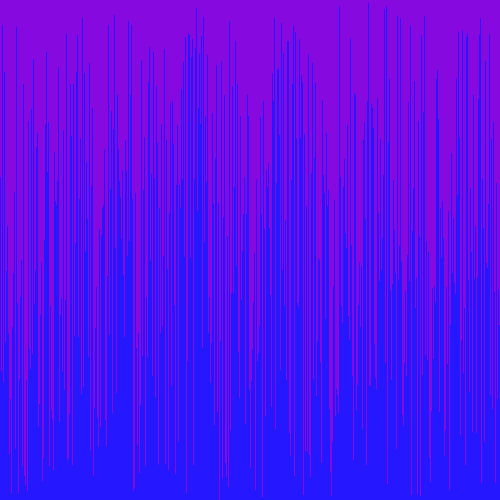
Frame 1 (no input)
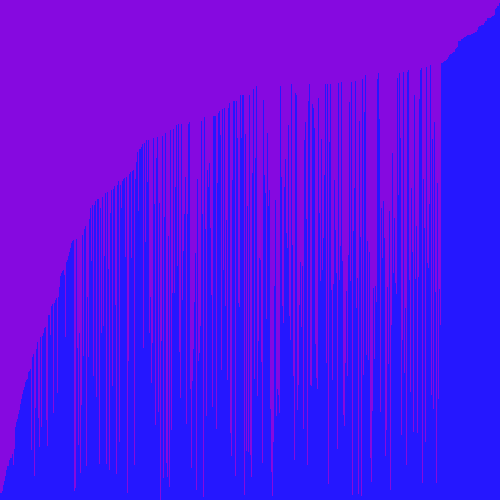
Frame 60 (the mouse pressed at the canvas centre just before this capture)
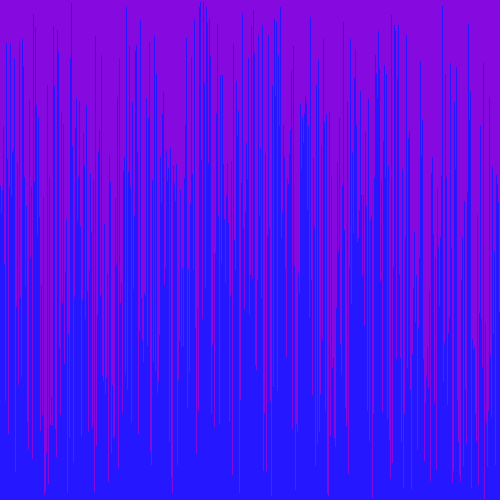
Frame 120 (the mouse held since frame 60 and released just before this capture)

The Processing sketch that drew these frames (run headless with seeded random() and noise(); from frame 60 on, the mouse is pressed at the canvas centre):

// Processing sketch: VisualArraySorter
// ── VisualArraySorter.pde
//1. create an array of ints. don't initialize it yet.
int ints[];
void setup() {
  //2. set the size of your window
  //  if you are using Processing 3, you cannot use variables
  //  because the developers don't know how programming is supposed to work.
  size(500, 500);
  //3. initialize your array with the built in width variable
  ints = new int[width];
  //4. initialize the ints in the array with random numbers
  //   from 0 to the built in height variable
  randomize();
  //5. call the noStroke() method
  noStroke();
}

void draw() {
  //6. set the background color with background(r, g, b);
  background(134, 9, 224);
  //7. set the color for your graph
  fill(37, 23, 255);
  //8. draw a rectangle for each int in your array.
  //   the x value will be the current index in the array
  //   the y value will the height variable
  //   the width is 1 (one)
  //   the height is negative the value of the element at the current index of the array
  for(int i = 0; i < ints.length; i++){
    rect(i, height, 1, -ints[i]);
  }

  //9. call the stepSort method
  stepSort(ints);
  //10. extract the code that randomizes the array into a method.

  //11. call the method you made in step 10 when the mouse is pressed
  if(mousePressed){
    randomize();
  }
}

void stepSort(int[] arr) {
  for (int i = 1; i < arr.length; i++) {
    if (arr[i - 1] > arr[i]) {
      int t = arr[i];
      arr[i] = arr[i - 1];
      arr[i - 1] = t;
    }
  }
}

void randomize(){
  for(int i = 0; i < ints.length; i++){
    ints[i] = (int)random(0, height);
  }
}
